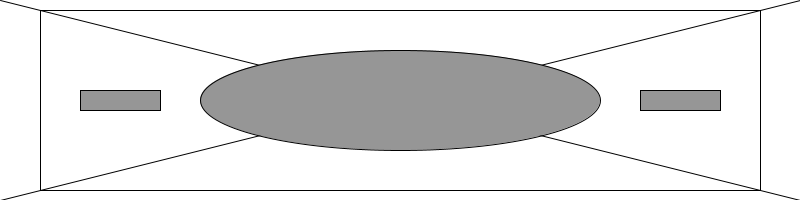
Frame 1 (no input)
Frame 60 (the mouse pressed at the canvas centre just before this capture): identical to frame 1, image omitted
Frame 120 (the mouse held since frame 60 and released just before this capture): identical to frame 1, image omitted

The Processing sketch that drew this single still picture (run headless with seeded random() and noise(); from frame 60 on, the mouse is pressed at the canvas centre):

// Processing sketch: practice_4
// ── practice_4.pde
void setup() {
  size(800, 200);
}
void draw() {
  background(255);

  stroke(0);
  rectMode(CENTER);
  fill(255);
  rect(width/2, height/2, width*0.9, height*0.9);
  line(width*0, height*0, width, height);
  line(width, height*0, width*0, height);
  fill(150);
  ellipse(width*0.5, height*0.5, width*0.5, height*0.5);
  rect(width*0.85, height*0.5, width*0.1, height*0.1 );
  rect(width*0.15, height*0.5, width*0.1, height*0.1 );
  
}
